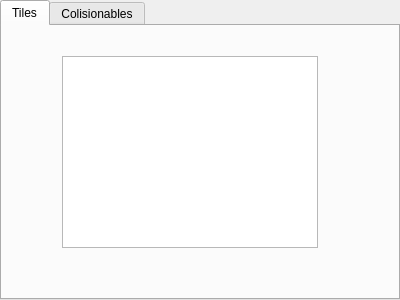
<?xml version="1.0" encoding="UTF-8"?>
<ui version="4.0">
 <class>ImageSelector</class>
 <widget class="QTabWidget" name="ImageSelector">
  <property name="geometry">
   <rect>
    <x>0</x>
    <y>0</y>
    <width>400</width>
    <height>300</height>
   </rect>
  </property>
  <property name="windowTitle">
   <string>TabWidget</string>
  </property>
  <property name="currentIndex">
   <number>0</number>
  </property>
  <widget class="QWidget" name="tile_selector">
   <attribute name="title">
    <string>Tiles</string>
   </attribute>
   <widget class="QListWidget" name="listWidget_2">
    <property name="geometry">
     <rect>
      <x>60</x>
      <y>30</y>
      <width>256</width>
      <height>192</height>
     </rect>
    </property>
   </widget>
  </widget>
  <widget class="QWidget" name="collioders_selector">
   <attribute name="title">
    <string>Colisionables</string>
   </attribute>
   <widget class="QListWidget" name="listWidget">
    <property name="geometry">
     <rect>
      <x>60</x>
      <y>40</y>
      <width>256</width>
      <height>192</height>
     </rect>
    </property>
   </widget>
  </widget>
 </widget>
 <resources/>
 <connections/>
</ui>
